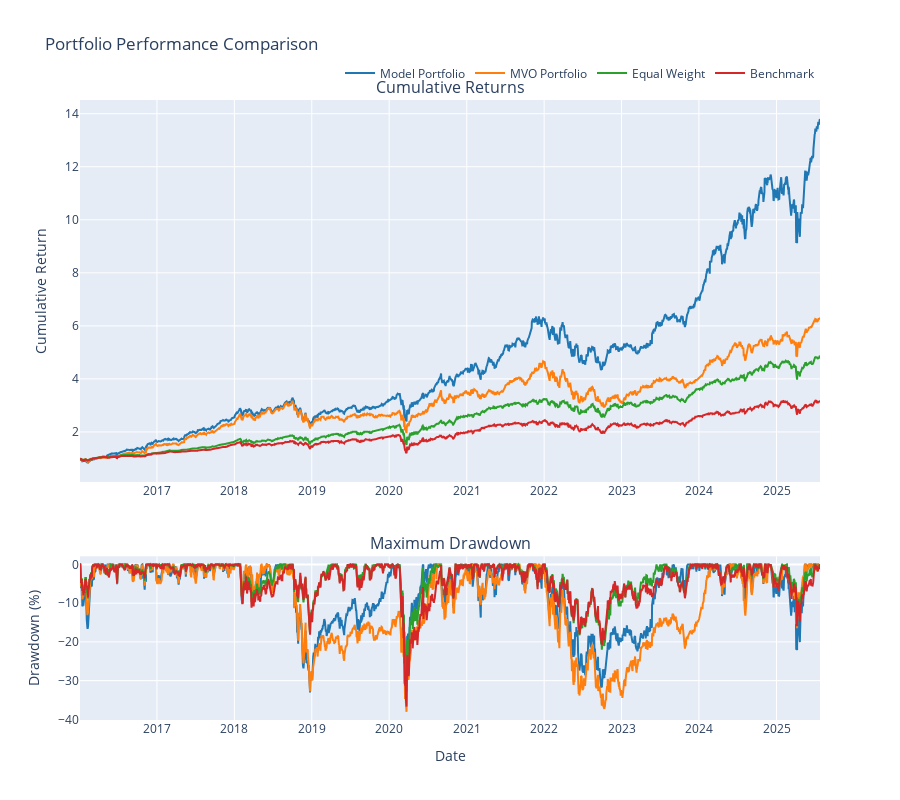

The notebook cell this image was saved under:
### Code cell
# Plotting
fig = make_subplots(
    rows=2, cols=1,
    subplot_titles=('Cumulative Returns', 'Maximum Drawdown'),
    vertical_spacing=0.12,
    row_heights=[0.7, 0.3]
)

colors = ['#1f77b4', '#ff7f0e', '#2ca02c', '#d62728']

# Plot cumulative returns
for i, (name, returns) in enumerate(portfolio_returns.items()):
    #if name != 'Benchmark':
    cumulative_returns = (1 + returns).cumprod()
    fig.add_trace(
        go.Scatter(
            x=cumulative_returns.index,
            y=cumulative_returns.values,
            mode='lines',
            name=name,
            line=dict(color=colors[i], width=2),
            showlegend=True
        ),
        row=1, col=1
    )

# Plot drawdowns
for i, (name, returns) in enumerate(portfolio_returns.items()):
#if name != 'Benchmark':
    cumulative = (1 + returns).cumprod()
    rolling_max = cumulative.expanding().max()
    drawdown = (cumulative - rolling_max) / rolling_max * 100
    
    fig.add_trace(
        go.Scatter(
            x=drawdown.index,
            y=drawdown.values,
            mode='lines',
            name=name,
            line=dict(color=colors[i], width=2),
            showlegend=False
        ),
        row=2, col=1
    )

# Update layout
fig.update_layout(
    title='Portfolio Performance Comparison',
    height=800,
    hovermode='x unified',
    legend=dict(
        orientation="h",
        yanchor="bottom",
        y=1.02,
        xanchor="right",
        x=1
    )
)

fig.update_xaxes(title_text="Date", row=2, col=1)
fig.update_yaxes(title_text="Cumulative Return", row=1, col=1)
fig.update_yaxes(title_text="Drawdown (%)", row=2, col=1)

fig.show()

# Save the plot to a file
fig.write_html(f'{output_dir}/{train_type}/portfolio_performance_{model_type}_run_{run_no}.html')
# save image to file
fig.write_image(f'{output_dir}/{train_type}/portfolio_performance_{model_type}_run_{run_no}.png')

### Figure 1 — Plotly figure (JSON) as saved in the notebook; plotly's stock layout.template omitted (floating-point values rounded to 4 significant figures; data arrays with more than 128 entries replaced by an {"elided": "..."} marker saying what was removed)
{"data": [{"line": {"color": "#1f77b4", "width": 2}, "mode": "lines", "name": "Model Portfolio", "showlegend": true, "type": "scatter", "x": {"elided": "2404 str values"}, "xaxis": "x", "y": {"elided": "2404 float values"}, "yaxis": "y"}, {"line": {"color": "#ff7f0e", "width": 2}, "mode": "lines", "name": "MVO Portfolio", "showlegend": true, "type": "scatter", "x": {"elided": "2404 str values"}, "xaxis": "x", "y": {"elided": "2404 float values"}, "yaxis": "y"}, {"line": {"color": "#2ca02c", "width": 2}, "mode": "lines", "name": "Equal Weight", "showlegend": true, "type": "scatter", "x": {"elided": "2404 str values"}, "xaxis": "x", "y": {"elided": "2404 float values"}, "yaxis": "y"}, {"line": {"color": "#d62728", "width": 2}, "mode": "lines", "name": "Benchmark", "showlegend": true, "type": "scatter", "x": {"elided": "2404 str values"}, "xaxis": "x", "y": {"elided": "2404 float values"}, "yaxis": "y"}, {"line": {"color": "#1f77b4", "width": 2}, "mode": "lines", "name": "Model Portfolio", "showlegend": false, "type": "scatter", "x": {"elided": "2404 str values"}, "xaxis": "x2", "y": {"elided": "2404 float values"}, "yaxis": "y2"}, {"line": {"color": "#ff7f0e", "width": 2}, "mode": "lines", "name": "MVO Portfolio", "showlegend": false, "type": "scatter", "x": {"elided": "2404 str values"}, "xaxis": "x2", "y": {"elided": "2404 float values"}, "yaxis": "y2"}, {"line": {"color": "#2ca02c", "width": 2}, "mode": "lines", "name": "Equal Weight", "showlegend": false, "type": "scatter", "x": {"elided": "2404 str values"}, "xaxis": "x2", "y": {"elided": "2404 float values"}, "yaxis": "y2"}, {"line": {"color": "#d62728", "width": 2}, "mode": "lines", "name": "Benchmark", "showlegend": false, "type": "scatter", "x": {"elided": "2404 str values"}, "xaxis": "x2", "y": {"elided": "2404 float values"}, "yaxis": "y2"}], "layout": {"annotations": [{"font": {"size": 16}, "showarrow": false, "text": "Cumulative Returns", "x": 0.5, "xanchor": "center", "xref": "paper", "y": 1, "yanchor": "bottom", "yref": "paper"}, {"font": {"size": 16}, "showarrow": false, "text": "Maximum Drawdown", "x": 0.5, "xanchor": "center", "xref": "paper", "y": 0.264, "yanchor": "bottom", "yref": "paper"}], "height": 800, "hovermode": "x unified", "legend": {"orientation": "h", "x": 1, "xanchor": "right", "y": 1.02, "yanchor": "bottom"}, "title": {"text": "Portfolio Performance Comparison"}, "xaxis": {"anchor": "y", "domain": [0, 1]}, "xaxis2": {"anchor": "y2", "domain": [0, 1], "title": {"text": "Date"}}, "yaxis": {"anchor": "x", "domain": [0.384, 1], "title": {"text": "Cumulative Return"}}, "yaxis2": {"anchor": "x2", "domain": [0, 0.264], "title": {"text": "Drawdown (%)"}}}}
